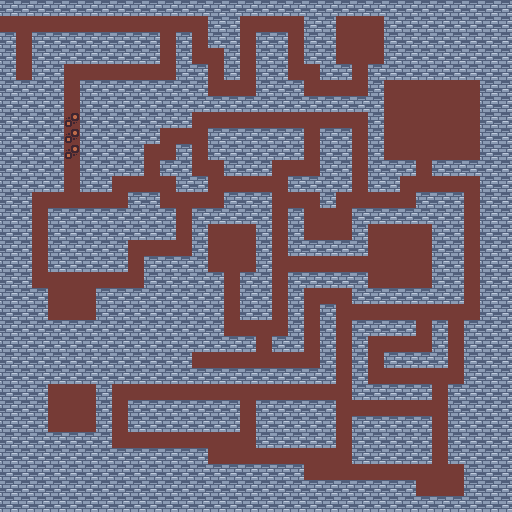

A level layout from a 2D game, rendered from its tile map. Below: a short description, then the map file with its tile-grid data intact:
An orthogonal 32x32 tile map with 16x16 px tiles, 1 tile layer (Tile Layer 1).

<map version="1.10" tiledversion="1.10.1" orientation="orthogonal" renderorder="right-down" width="32" height="32" tilewidth="16" tileheight="16" infinite="0" nextlayerid="2" nextobjectid="1">
 <tileset firstgid="1" source="tilemap.tsx" />
 <layer id="1" name="Tile Layer 1" width="32" height="32">
  <data encoding="csv">
15,15,15,15,15,15,15,15,15,15,15,15,15,15,15,15,15,15,15,15,15,15,15,15,15,15,15,15,15,15,15,15,
1,1,1,1,1,1,1,1,1,1,1,1,1,15,15,1,1,1,1,15,15,1,1,1,15,15,15,15,15,15,15,15,
15,1,15,15,15,15,15,15,15,15,1,15,1,15,15,1,15,15,1,15,15,1,1,1,15,15,15,15,15,15,15,15,
15,1,15,15,15,15,15,15,15,15,1,15,1,1,15,1,15,15,1,15,15,1,1,1,15,15,15,15,15,15,15,15,
15,1,15,15,1,1,1,1,1,1,1,15,15,1,15,1,15,15,1,1,15,15,1,15,15,15,15,15,15,15,15,15,
15,15,15,15,1,15,15,15,15,15,15,15,15,1,1,1,15,15,15,1,1,1,1,15,1,1,1,1,1,1,15,15,
15,15,15,15,1,15,15,15,15,15,15,15,15,15,15,15,15,15,15,15,15,15,15,15,1,1,1,1,1,1,15,15,
15,15,15,15,13,15,15,15,15,15,15,15,1,1,1,1,1,1,1,1,1,1,1,15,1,1,1,1,1,1,15,15,
15,15,15,15,13,15,15,15,15,15,1,1,1,15,15,15,15,15,15,1,15,15,1,15,1,1,1,1,1,1,15,15,
15,15,15,15,13,15,15,15,15,1,1,15,1,15,15,15,15,15,15,1,15,15,1,15,1,1,1,1,1,1,15,15,
15,15,15,15,1,15,15,15,15,1,15,15,1,1,15,15,15,1,1,1,15,15,1,15,15,15,1,15,15,15,15,15,
15,15,15,15,1,15,15,1,1,1,1,15,15,1,1,1,1,1,15,15,15,15,1,15,15,1,1,1,1,1,15,15,
15,15,1,1,1,1,1,1,15,15,1,1,1,1,15,15,15,1,1,1,15,1,1,1,1,1,15,15,15,1,15,15,
15,15,1,15,15,15,15,15,15,15,15,1,15,15,15,15,15,1,15,1,1,1,15,15,15,15,15,15,15,1,15,15,
15,15,1,15,15,15,15,15,15,15,15,1,15,1,1,1,15,1,15,1,1,1,15,1,1,1,1,15,15,1,15,15,
15,15,1,15,15,15,15,15,1,1,1,1,15,1,1,1,15,1,15,15,15,15,15,1,1,1,1,15,15,1,15,15,
15,15,1,15,15,15,15,15,1,15,15,15,15,1,1,1,15,1,1,1,1,1,1,1,1,1,1,15,15,1,15,15,
15,15,1,1,1,1,1,1,1,15,15,15,15,15,1,15,15,1,15,15,15,15,15,1,1,1,1,15,15,1,15,15,
15,15,15,1,1,1,15,15,15,15,15,15,15,15,1,15,15,1,15,1,1,1,15,15,15,15,15,15,15,1,15,15,
15,15,15,1,1,1,15,15,15,15,15,15,15,15,1,15,15,1,15,1,15,1,1,1,1,1,1,1,1,1,15,15,
15,15,15,15,15,15,15,15,15,15,15,15,15,15,1,1,1,1,15,1,15,1,15,15,15,15,1,15,1,15,15,15,
15,15,15,15,15,15,15,15,15,15,15,15,15,15,15,15,1,15,15,1,15,1,15,1,1,1,1,15,1,15,15,15,
15,15,15,15,15,15,15,15,15,15,15,15,1,1,1,1,1,1,1,1,15,1,15,1,15,15,15,15,1,15,15,15,
15,15,15,15,15,15,15,15,15,15,15,15,15,15,15,15,15,15,15,15,15,1,15,1,1,1,1,1,1,15,15,15,
15,15,15,1,1,1,15,1,1,1,1,1,1,1,1,1,1,1,1,1,1,1,15,15,15,15,15,1,15,15,15,15,
15,15,15,1,1,1,15,1,15,15,15,15,15,15,15,1,15,15,15,15,15,1,1,1,1,1,1,1,15,15,15,15,
15,15,15,1,1,1,15,1,15,15,15,15,15,15,15,1,15,15,15,15,15,1,15,15,15,15,15,1,15,15,15,15,
15,15,15,15,15,15,15,1,1,1,1,1,1,1,1,1,15,15,15,15,15,1,15,15,15,15,15,1,15,15,15,15,
15,15,15,15,15,15,15,15,15,15,15,15,15,1,1,1,1,1,1,1,1,1,15,15,15,15,15,1,15,15,15,15,
15,15,15,15,15,15,15,15,15,15,15,15,15,15,15,15,15,15,15,1,1,1,1,1,1,1,1,1,1,15,15,15,
15,15,15,15,15,15,15,15,15,15,15,15,15,15,15,15,15,15,15,15,15,15,15,15,15,15,1,1,1,15,15,15,
15,15,15,15,15,15,15,15,15,15,15,15,15,15,15,15,15,15,15,15,15,15,15,15,15,15,15,15,15,15,15,15
</data>
 </layer>
</map>
